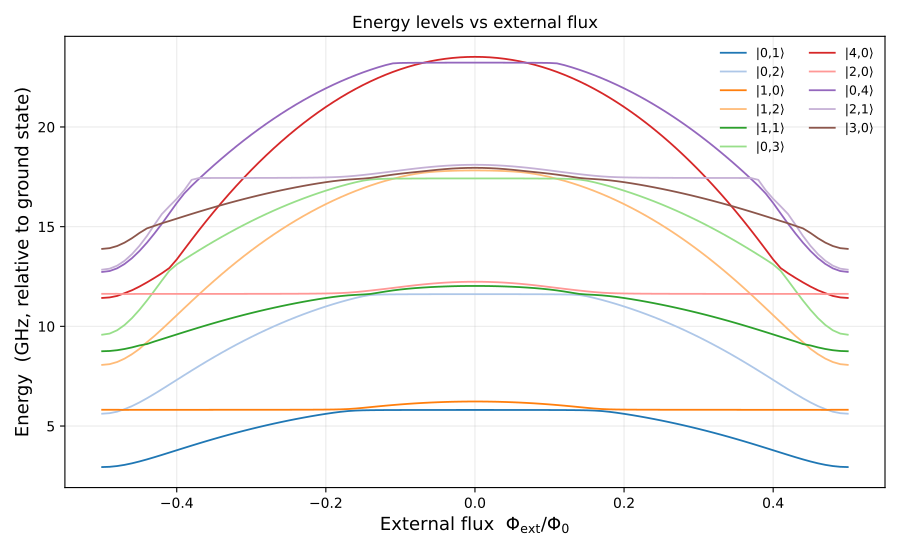

Generate this figure with Python:
import os
import sys
import numpy as np
import matplotlib.pyplot as plt
import scqubits as scq
from scipy.optimize import linear_sum_assignment


L_r  = 0.60e-9
C_r  = 1.00e-12
L_c  = 0.15e-9
L_J1 = 18.3e-9
L_J2 = 11.0e-9
C_J1 = 55e-15
C_J2 = 33e-15

PHI0     = 2.067833848e-15
E_CHARGE = 1.602176634e-19
H_PLANCK = 6.62607015e-34


def inductive_energy_ghz(L):
    return ((PHI0 / (2 * np.pi))**2 / L) / (H_PLANCK * 1e9)


def charging_energy_ghz(C):
    return (E_CHARGE**2 / (2 * C)) / (H_PLANCK * 1e9)


E_J1  = inductive_energy_ghz(L_J1)
E_J2  = inductive_energy_ghz(L_J2)
E_L_c = inductive_energy_ghz(L_c)
E_L_r = inductive_energy_ghz(L_r)
E_C1  = charging_energy_ghz(C_J1)
E_C2  = charging_energy_ghz(C_J2)
E_C_r = charging_energy_ghz(C_r)


iMET_yaml = f"""# iMET: asymmetric SQUID transmon coupled to LC resonator
branches:
- ["JJ", 1,4, {E_J1:.6g}, {E_C1:.6g}]
- ["JJ", 1,2, {E_J2:.6g}, {E_C2:.6g}]
- ["L",  2,4, {E_L_c:.6g}]
- ["L",  2,3, {E_L_r:.6g}]
- ["C",  3,4, {E_C_r:.6g}]
"""


def _nearest_int_multiple_residual(E, omega):
    m = int(np.round(E / omega))
    return abs(E - m * omega), m


def _identify_omega_r_from_hint(E, hint):
    E = np.asarray(E)
    k = int(np.argmin(np.abs(E - hint)))
    return float(E[k]), k


def _peak_spacing_from_pairwise_diffs(energies, min_diff=1.0, bin_width=0.05):
    energies = np.array(sorted(energies))
    diffs = [float(energies[j] - energies[i])
             for i in range(len(energies))
             for j in range(i + 1, len(energies))
             if energies[j] - energies[i] >= min_diff]
    if not diffs:
        raise ValueError("Not enough diffs to estimate spacing.")
    diffs = np.array(diffs)
    nbins = max(10, int(np.ceil((diffs.max() - diffs.min()) / bin_width)))
    hist, edges = np.histogram(diffs, bins=nbins)
    k = int(np.argmax(hist))
    return 0.5 * (edges[k] + edges[k + 1])


def fit_effective_params_2mode(evals_rel, tol=0.20, omega_r_hint=None):
    E = np.array(sorted(evals_rel))
    E = E - E[0]
    if omega_r_hint is not None:
        omega_r, _ = _identify_omega_r_from_hint(E, float(omega_r_hint))
    else:
        omega_r = _peak_spacing_from_pairwise_diffs(
            E[:min(len(E), 16)], min_diff=1.0, bin_width=0.02)
    omega_q = None
    for Ek in E[1:]:
        resid, _ = _nearest_int_multiple_residual(Ek, omega_r)
        if resid > tol:
            omega_q = float(Ek)
            break
    if omega_q is None:
        omega_q = float(E[2]) if len(E) > 2 else float(E[1])
    idx_2q  = int(np.argmin(np.abs(E - 2.0 * omega_q)))
    alpha_q = float(E[idx_2q] - 2.0 * omega_q)
    idx_11  = int(np.argmin(np.abs(E - (omega_q + omega_r))))
    chi_qr  = float(E[idx_11] - (omega_q + omega_r))
    return dict(omega_r=omega_r, omega_q=omega_q, alpha_q=alpha_q, chi_qr=chi_qr)


def predicted_energy_2mode(nq, nr, p):
    return (p["omega_q"] * nq
            + 0.5 * p["alpha_q"] * nq * (nq - 1)
            + p["omega_r"] * nr
            + p["chi_qr"]  * nq * nr)


def assign_labels_2mode(evals_rel, p, nq_max=6, nr_max=10):
    # Use evals_rel in tracked order: do not sort. k is tracked index.
    E = np.asarray(evals_rel) - np.min(evals_rel)
    cands = sorted(
        [(predicted_energy_2mode(nq, nr, p), nq, nr)
         for nq in range(nq_max + 1)
         for nr in range(nr_max + 1)],
        key=lambda t: t[0],
    )
    used, out = set(), []
    for k in range(len(E)):
        Ek = E[k]
        best, best_score = None, 1e99
        for Ep, nq, nr in cands:
            if (nq, nr) in used:
                continue
            score = abs(Ep - Ek) + 1e-3 * (nq + nr)
            if score < best_score:
                best_score, best = score, (nq, nr, Ep)
        nq, nr, Ep = best
        used.add((nq, nr))
        out.append(dict(k=k, E=Ek, nq=nq, nr=nr, E_pred=Ep))
    return out


print("Building circuit…")
circ = scq.Circuit(iMET_yaml, from_file=False, ext_basis="harmonic")
circ.cutoff_n_1 = 6
circ.cutoff_ext_2 = 10
circ.cutoff_ext_3 = 10

flux_syms  = circ.external_fluxes
flux_attrs = [str(s) for s in flux_syms]

if not flux_attrs:
    sys.exit("No external flux variables found — check circuit topology.")

print(f"External flux variables: {flux_attrs}")

for a in flux_attrs:
    setattr(circ, a, 0.0)

ev_base, _ = circ.eigensys(evals_count=5)
E1_base    = (ev_base - ev_base[0])[1]

squid_attr = flux_attrs[0]

if len(flux_attrs) > 1:
    best_shift = -1.0
    for a in flux_attrs:
        for b in flux_attrs:
            setattr(circ, b, 0.0)
        setattr(circ, a, 0.5)
        ev_t, _ = circ.eigensys(evals_count=5)
        shift = abs((ev_t - ev_t[0])[1] - E1_base)
        print(f"  {a} = 0.5 Phi_0  ->  |Delta f01| = {shift:.4f} GHz")
        if shift > best_shift:
            best_shift, squid_attr = shift, a
    for a in flux_attrs:
        setattr(circ, a, 0.0)

print(f"\nSQUID loop flux variable identified: '{squid_attr}'")

for a in flux_attrs:
    if a != squid_attr:
        setattr(circ, a, 0.0)


N_LEVELS     = 12
OMEGA_R_HINT = 5.81

N_FLUX    = 101
phi_vals  = np.linspace(-0.5, 0.5, N_FLUX)
mid_idx   = N_FLUX // 2

raw_evals = np.zeros((N_FLUX, N_LEVELS))
all_evecs = []

print(f"\nSweeping {N_FLUX} flux points, {N_LEVELS} eigenvalues each…")
for i, phi in enumerate(phi_vals):
    setattr(circ, squid_attr, phi)
    ev, evec = circ.eigensys(evals_count=N_LEVELS)
    raw_evals[i] = ev - ev[0]

    evec = np.array(evec)
    if evec.ndim == 1:
        evec = evec[:, np.newaxis]
    if evec.shape[0] < evec.shape[1]:
        evec = evec.T
    all_evecs.append(evec)

    if (i + 1) % 20 == 0 or i == 0:
        print(f"  {i + 1:3d} / {N_FLUX}")

print("Sweep complete.\n")

all_evals = np.zeros((N_FLUX, N_LEVELS))

print("Tracking states using eigenvector overlap…")

# Start from first flux point
evecs_prev = all_evecs[0]
all_evals[0] = raw_evals[0]

for i in range(1, N_FLUX):
    evals = raw_evals[i].copy()
    evecs = all_evecs[i]

    # Overlap matrix: O[j,k] = |<evec_j | evec_prev_k>|^2
    O = np.abs(evecs.conj().T @ evecs_prev) ** 2

    # Hungarian assignment to maximize total overlap
    cost = 1 - O
    row_ind, col_ind = linear_sum_assignment(cost)

    # Build permutation: reorder current states into previous-order
    perm = np.empty_like(row_ind)
    perm[col_ind] = row_ind

    # Apply permutation
    evals = evals[perm]
    evecs = evecs[:, perm]

    all_evals[i] = evals
    evecs_prev = evecs

print("Tracking complete.\n")

# Identify omega_r from sweet spot
omega_r, _ = _identify_omega_r_from_hint(all_evals[mid_idx], OMEGA_R_HINT)
print(f"Identified omega_r = {omega_r:.4f} GHz from sweet spot")

params_mid = fit_effective_params_2mode(all_evals[mid_idx], omega_r_hint=OMEGA_R_HINT)
params_mid["omega_r"] = omega_r

print(f"Effective parameters at sweet spot:")
print(f"  omega_r = {params_mid['omega_r']:.4f} GHz")
print(f"  omega_q = {params_mid['omega_q']:.4f} GHz")
print(f"  alpha_q = {params_mid['alpha_q']:.4f} GHz")
print(f"  chi_qr  = {params_mid['chi_qr']:.4f} GHz")

# Label states using 2-mode model
labels_info = assign_labels_2mode(all_evals[mid_idx], params_mid)
level_labels = {info["k"]: f"|{info['nq']},{info['nr']}⟩" for info in labels_info}

print(f"State labels at Phi = {phi_vals[mid_idx]:.3f} Phi_0 (sweet spot):")
for k in range(1, N_LEVELS):
    print(f"  tracked state {k:2d} -> {level_labels.get(k, f'|{k}>')}  "
          f"(E = {all_evals[mid_idx, k]:.4f} GHz)")


fig, ax = plt.subplots(figsize=(9, 5.5))

# Qualitative palette: 11 distinct colors (tab20 gives good separation)
colors = [plt.cm.tab20(i) for i in range(N_LEVELS - 1)]

for n in range(1, N_LEVELS):
    lbl = level_labels.get(n, f"|{n}⟩")
    ax.plot(phi_vals, all_evals[:, n],
            color=colors[n - 1], linewidth=1.3, label=lbl)

ax.set_xlabel(r"External flux  $\Phi_\mathrm{ext}/\Phi_0$", fontsize=13)
ax.set_ylabel("Energy  (GHz, relative to ground state)", fontsize=13)
ax.set_title("Energy levels vs external flux",
    fontsize=12,
)
ax.legend(frameon=False, ncols=2, fontsize=9, loc="upper right")
ax.grid(True, alpha=0.25)
fig.tight_layout()

os.makedirs("plot_output", exist_ok=True)
plt.savefig("plot_output/energy_levels_vs_flux.png", dpi=150)
plt.show()
